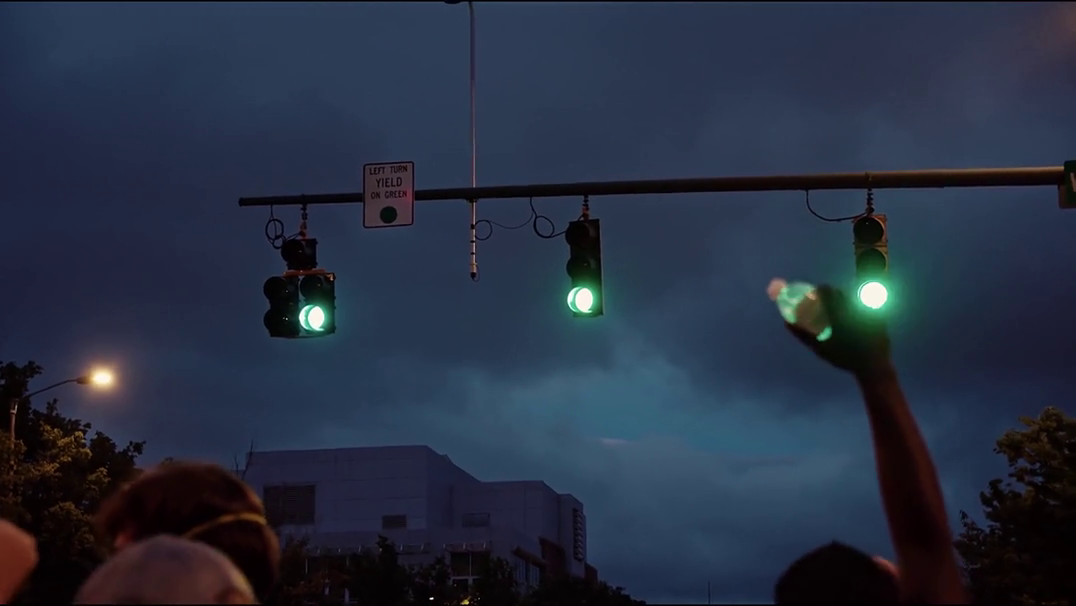
#> input picture frame 33 of lights.mp4, 1076 x 606 px
$ python main.py
#> lines starting #> are read from the running program, lines starting #| are printed output that depends on the picture; after the words box and inside, x2 and y2 are one past the last pixel; in counts of white or black regions, pixels touching at a corner belong together
# Circle Detection
# Programmer: Jenny Wang

import os
import numpy as np
import cv2


def nothing(x):
    # any operation here
    pass


cap = cv2.VideoCapture('lights.mp4')
font = cv2.FONT_HERSHEY_PLAIN

while True:
    _, frame = cap.read()
#> frame is the input picture: shape (606, 1076, 3); mean B, G, R 65.2, 47.2, 38.5
    hsv = cv2.cvtColor(frame, cv2.COLOR_BGR2HSV)
#> hsv: shape (606, 1076, 3); mean H, S, V 106, 128.6, 68

    # red
    lower_red1 = np.array([150, 50, 100])
    upper_red1 = np.array([255, 255, 255])
    lower_red2 = np.array([190, 50, 150])
    upper_red2 = np.array([255, 255, 255])
    # green
    lower_green = np.array([40, 50, 50])
    upper_green = np.array([90, 255, 255])
    # yellow
    lower_yellow = np.array([15, 150, 150])
    upper_yellow = np.array([35, 255, 255])

    mask1 = cv2.inRange(hsv, lower_red1, upper_red1)
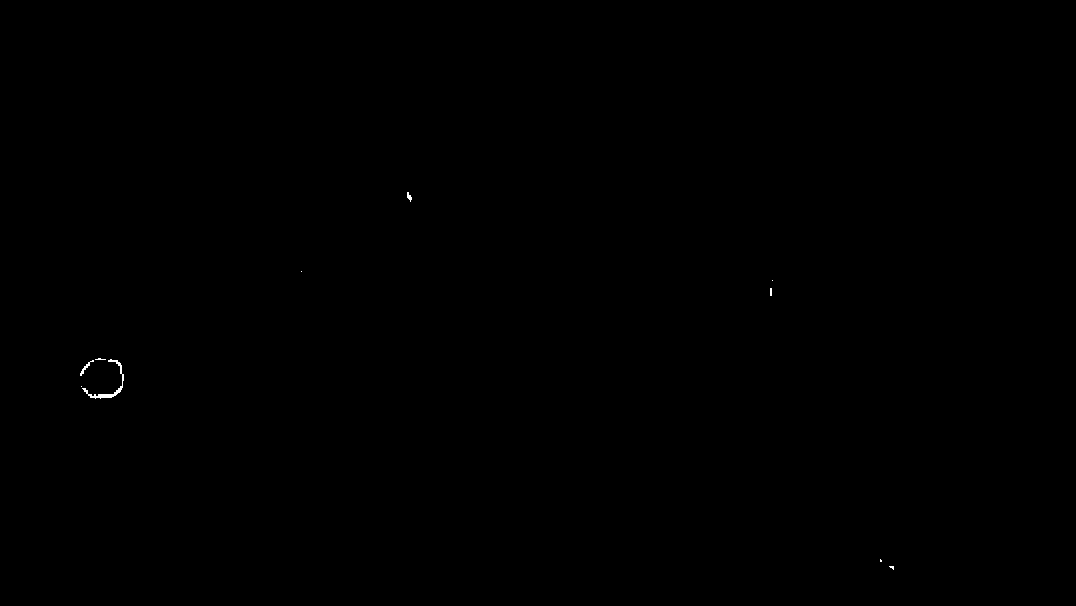
#> mask1: shape (606, 1076); 0.05% white in thin lines or dots, all inside (x1, y1, x2, y2) = (80, 192, 894, 570)
    mask2 = cv2.inRange(hsv, lower_red2, upper_red2)
#> mask2: shape (606, 1076); every value is 0
    mask_red = cv2.add(mask1, mask2)

    mask_green = cv2.inRange(hsv, lower_green, upper_green)
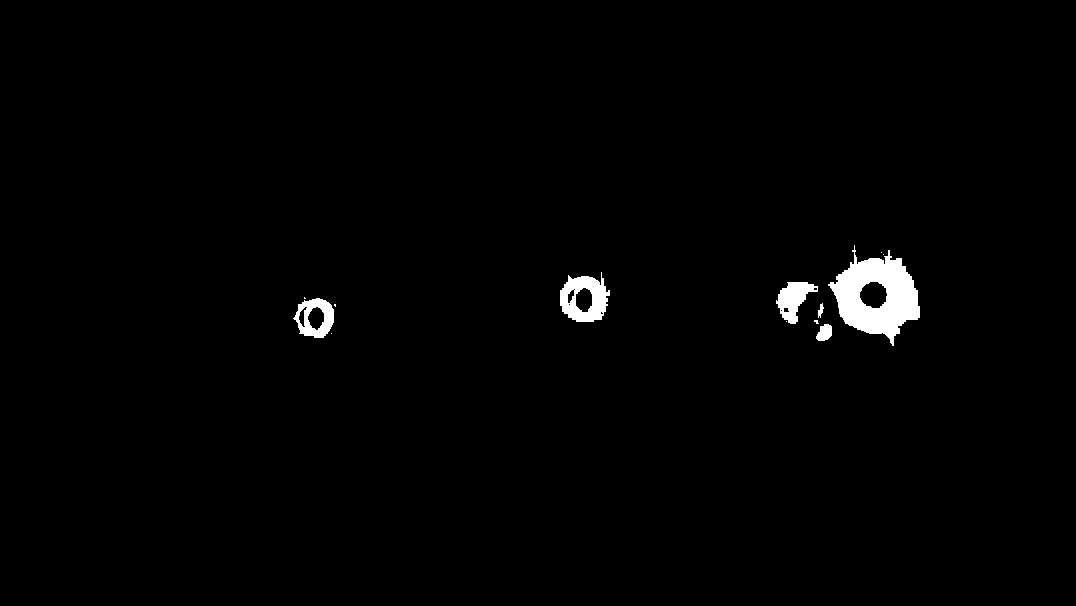
#> mask_green: shape (606, 1076); 1.3% white; 13 white regions (7 under 20 px), largest, box (x1, y1, x2, y2) and area: (828, 245, 920, 346) 4765, (560, 272, 610, 322) 1480, (776, 282, 818, 324) 920, (293, 298, 334, 338) 904, (816, 324, 832, 341) 202, (818, 303, 824, 318) 50
    mask_yellow = cv2.inRange(hsv, lower_yellow, upper_yellow)
#> mask_yellow: shape (606, 1076); 0% white in thin lines or dots, all inside (x1, y1, x2, y2) = (88, 378, 465, 604)

    kernel = np.ones((5, 5), np.uint8)
    mask_red = cv2.erode(mask_red, kernel)

    # contours detection
    contours_red, _ = cv2.findContours(mask_red, cv2.RETR_TREE, cv2.CHAIN_APPROX_SIMPLE)
#> contours_red = []
    contours_green, _ = cv2.findContours(mask_green, cv2.RETR_TREE, cv2.CHAIN_APPROX_SIMPLE)
#> contours_green = 24 contours, 12 with area under 20; largest, box (x1, y1, x2, y2) and area: (828, 245, 920, 346) 5114, (560, 272, 610, 322) 1735, (293, 298, 334, 338) 1166, (776, 282, 818, 324) 869, (859, 281, 888, 309) 576
    contours_yellow, _ = cv2.findContours(mask_yellow, cv2.RETR_TREE, cv2.CHAIN_APPROX_SIMPLE)
#> contours_yellow = 2 contours, all with area under 20

    for cnt in contours_red:
        area = cv2.contourArea(cnt)
        approx = cv2.approxPolyDP(cnt, 0.01 * cv2.arcLength(cnt, True), True)
        x = approx.ravel()[0]
        y = approx.ravel()[1]

        if area > 200:
            cv2.drawContours(frame, [cnt], 0, (0, 255, 0), 10)

            if 10 < len(approx) < 20:
                print("red circle")
                cv2.putText(frame, "Red: STOP", (x + 1, y + 1), font, 2, (0, 255, 0), 2)
#> this loop made 0 passes

    for cnt in contours_green:
        area = cv2.contourArea(cnt)
        approx = cv2.approxPolyDP(cnt, 0.01 * cv2.arcLength(cnt, True), True)
        x = approx.ravel()[0]
        y = approx.ravel()[1]

        if area > 200:
            cv2.drawContours(frame, [cnt], 0, (0, 255, 0), 10)

            if 10 < len(approx) < 20:
                print("green circle")
                cv2.putText(frame, "Green: GO", (x + 1, y + 1), font, 2, (0, 255, 0), 2)
#> this loop made 24 passes
#> (area, x, y) on passes 2, 6, 7, 8, 9, 11, 13, 15, 18, 20, 23, 24: (176.5, 828, 324), (32, 822, 303), (1166.5, 304, 300), (284.5, 316, 306), (90.5, 306, 306), (869, 817, 286), (24.5, 783, 308), (1735, 601, 272), (63, 573, 289), (333, 583, 287), (5114, 854, 245), (576, 870, 281)
#| green circle
#| green circle
#| green circle
#| green circle
#| green circle
#| green circle
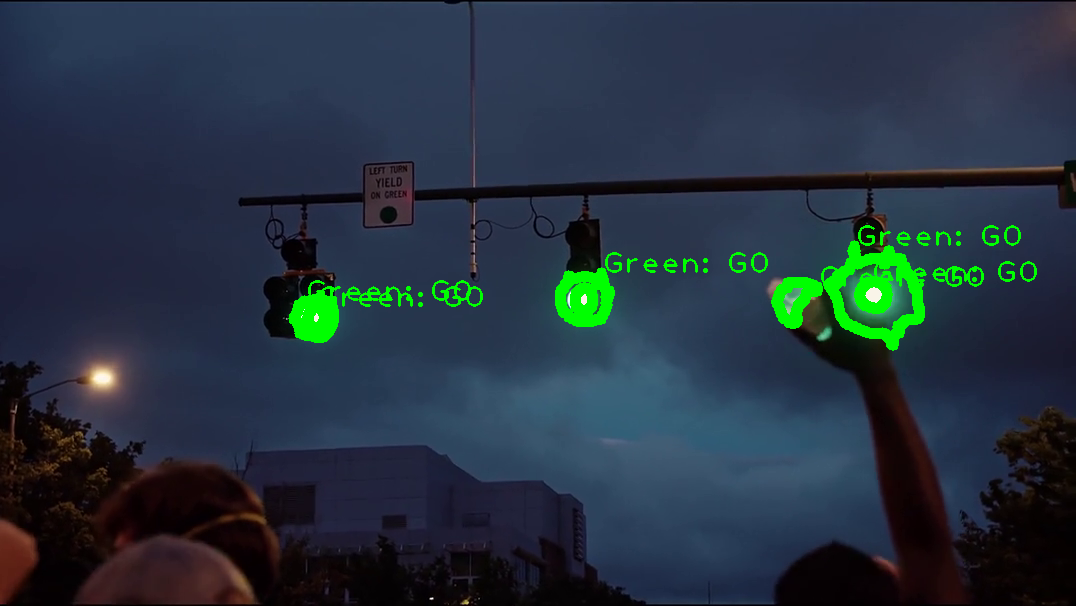
#> frame: shape (606, 1076, 3); 2.27% of pixels changed, all inside (x1, y1, x2, y2) = (288, 225, 1037, 351)

    for cnt in contours_yellow:
        area = cv2.contourArea(cnt)
        approx = cv2.approxPolyDP(cnt, 0.01 * cv2.arcLength(cnt, True), True)
        x = approx.ravel()[0]
        y = approx.ravel()[1]

        if area > 200:
            cv2.drawContours(frame, [cnt], 0, (0, 255, 0), 10)

            if 10 < len(approx) < 20:
                print("yellow circle")
                cv2.putText(frame, "Yellow: WAIT", (x + 1, y + 1), font, 2, (0, 255, 0), 2)
#> this loop made 2 passes
#> (area, approx, x, y) on passes 1 to 2: (0, [[464, 602], [464, 603]], 464, 602), (0, [[88, 378], [88, 381]], 88, 378)

    cv2.imshow("Red Mask", mask_red)
    cv2.namedWindow("Red Mask", cv2.WINDOW_NORMAL)
    cv2.resizeWindow("Red Mask", 250, 150)
    cv2.moveWindow("Red Mask", 0, 0)

    cv2.imshow("Green Mask", mask_green)
    cv2.namedWindow("Green Mask", cv2.WINDOW_NORMAL)
    cv2.resizeWindow("Green Mask", 250, 150)
    cv2.moveWindow("Green Mask", 250, 0)

    cv2.imshow("Yellow Mask", mask_green)
    cv2.namedWindow("Yellow Mask", cv2.WINDOW_NORMAL)
    cv2.resizeWindow("Yellow Mask", 250, 150)
    cv2.moveWindow("Yellow Mask", 0, 180)

    cv2.imshow("Main", frame)
    cv2.namedWindow("Main", cv2.WINDOW_NORMAL)
    cv2.resizeWindow('Main', 500, 300)
    cv2.moveWindow("Main", 0, 350)

    if cv2.waitKey(40) == ord('q'):
#> (key q is pressed here)
        break

cap.release()
cv2.destroyAllWindows()

$ run again, starting later in the video
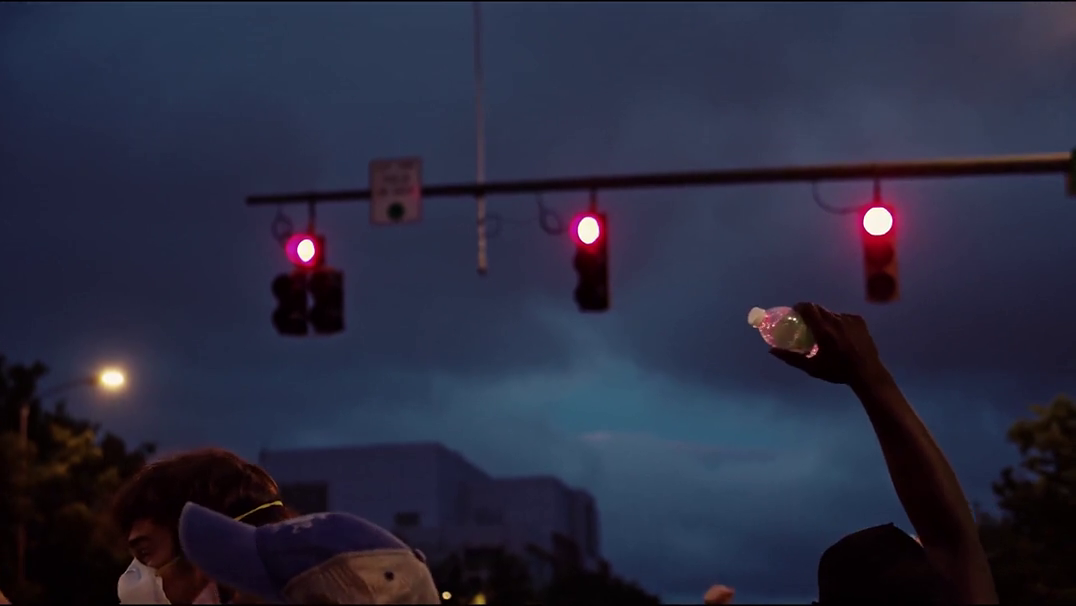
#> input picture frame 268 of lights.mp4, 1076 x 606 px
#> frame is the input picture: shape (606, 1076, 3); mean B, G, R 63.3, 42.9, 41.7
#> hsv: shape (606, 1076, 3); mean H, S, V 111.9, 127.3, 66.7
#> `mask1 = cv2.inRange(hsv, lower_red1, upper_red1)`:
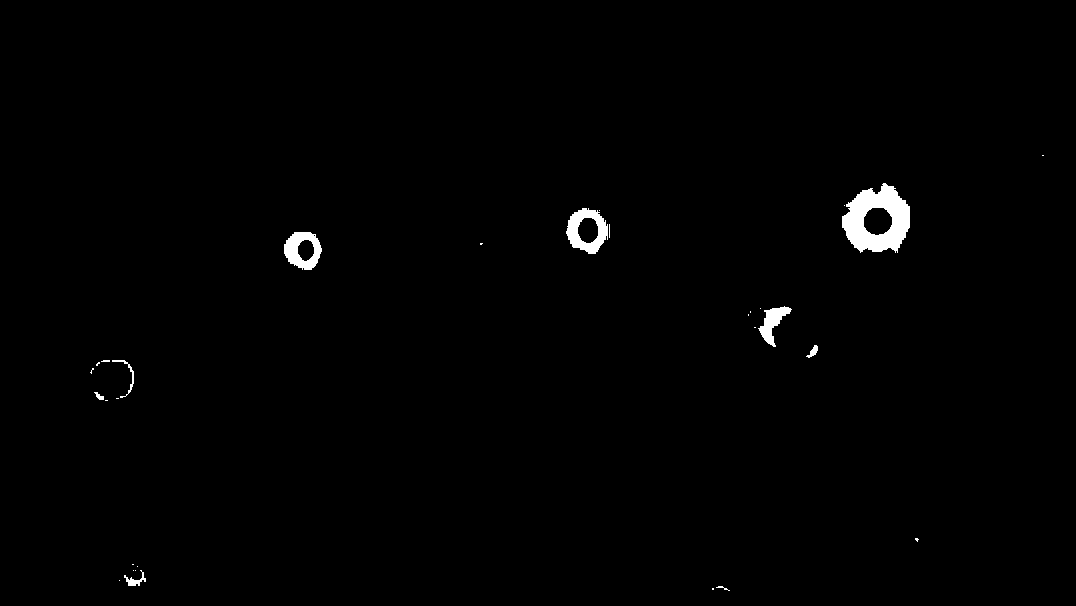
#> mask1: shape (606, 1076); 0.88% white; 30 white regions (21 under 20 px), largest, box (x1, y1, x2, y2) and area: (842, 183, 910, 253) 2868, (566, 208, 608, 254) 1013, (284, 232, 322, 270) 851
#> mask2: shape (606, 1076); every value is 0
#> mask_yellow: shape (606, 1076); 0% white in thin lines or dots, all inside (x1, y1, x2, y2) = (98, 376, 482, 604)
#> mask_red: shape (606, 1076); 0.49% white; 6 white regions (2 under 20 px)
#> contours_red = 9 contours, 2 with area under 20; largest, box (x1, y1, x2, y2) and area: (844, 187, 908, 250) 2756, (569, 210, 606, 252) 999, (861, 205, 895, 238) 886, (286, 234, 319, 268) 763, (575, 215, 601, 246) 636, (295, 237, 317, 264) 456, (762, 309, 788, 342) 226
#> contours_green = []
#> contours_yellow = 2 contours, all with area under 20
#> the loop `for cnt in contours_red:` made 9 passes
#> (area, x, y) on passes 3 to 9: (226.5, 786, 309), (763, 296, 234), (456, 302, 237), (999, 584, 210), (636, 582, 215), (2756, 891, 188), (885.5, 870, 205)
#> (printed output is left out)
#> after the loop `for cnt in contours_red:`:
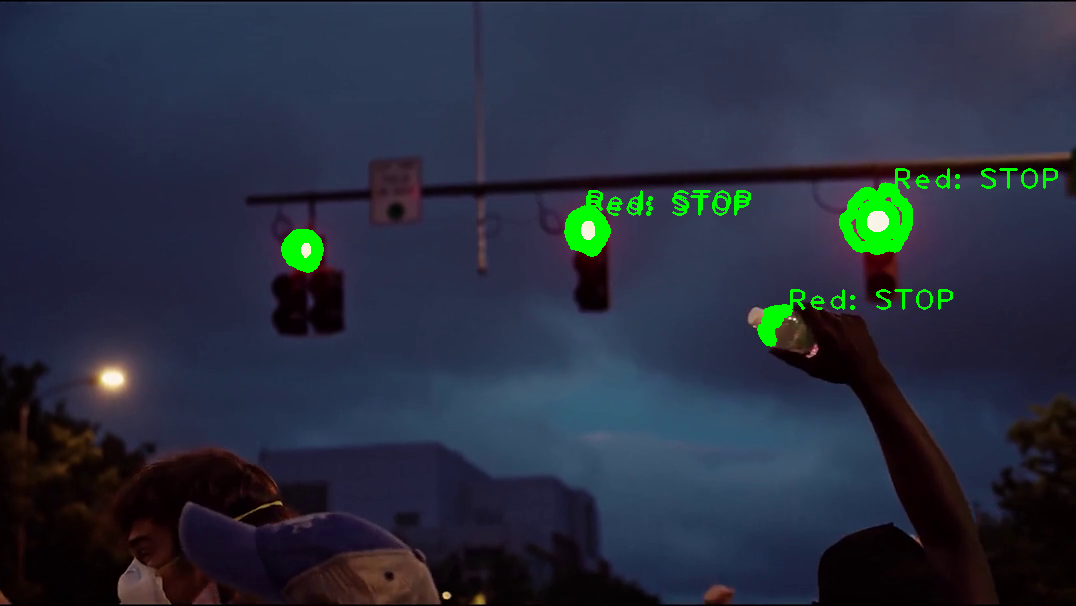
#> frame: shape (606, 1076, 3); 1.64% of pixels changed, all inside (x1, y1, x2, y2) = (281, 168, 1058, 347)
#> the loop `for cnt in contours_yellow:` made 2 passes
#> (area, x, y) on pass 1: (9.5, 478, 599)
